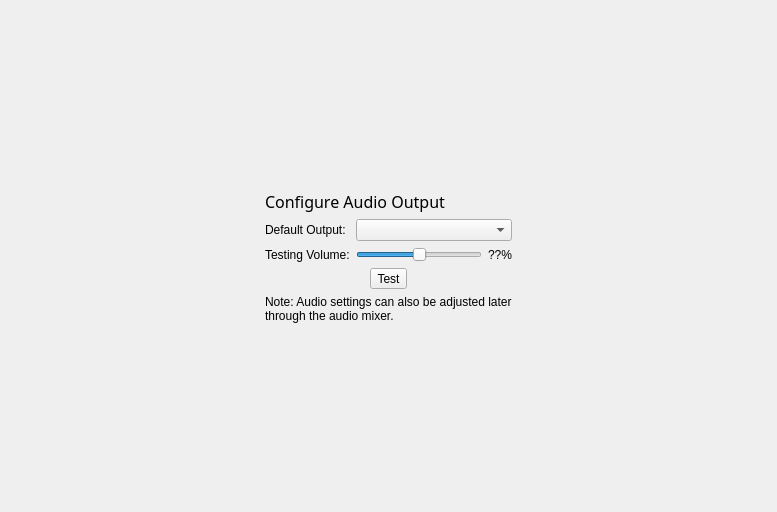
      <widget class="QWidget" name="Page_Audio">
       <layout class="QGridLayout" name="gridLayout_11">
        <item row="3" column="1">
         <layout class="QHBoxLayout" name="horizontalLayout_8">
          <item>
           <widget class="QToolButton" name="tool_testAudio">
            <property name="text">
             <string>Test</string>
            </property>
           </widget>
          </item>
         </layout>
        </item>
        <item row="5" column="1">
         <spacer name="verticalSpacer_8">
          <property name="orientation">
           <enum>Qt::Vertical</enum>
          </property>
          <property name="sizeType">
           <enum>QSizePolicy::Expanding</enum>
          </property>
          <property name="sizeHint" stdset="0">
           <size>
            <width>20</width>
            <height>178</height>
           </size>
          </property>
         </spacer>
        </item>
        <item row="2" column="2">
         <spacer name="horizontalSpacer_28">
          <property name="orientation">
           <enum>Qt::Horizontal</enum>
          </property>
          <property name="sizeType">
           <enum>QSizePolicy::Expanding</enum>
          </property>
          <property name="sizeHint" stdset="0">
           <size>
            <width>254</width>
            <height>20</height>
           </size>
          </property>
         </spacer>
        </item>
        <item row="2" column="1">
         <layout class="QFormLayout" name="formLayout_3">
          <property name="fieldGrowthPolicy">
           <enum>QFormLayout::AllNonFixedFieldsGrow</enum>
          </property>
          <item row="0" column="0">
           <widget class="QLabel" name="label_29">
            <property name="text">
             <string>Default Output:</string>
            </property>
           </widget>
          </item>
          <item row="0" column="1">
           <widget class="QComboBox" name="combo_audiodevice"/>
          </item>
          <item row="1" column="0">
           <widget class="QLabel" name="label_30">
            <property name="text">
             <string>Testing Volume:</string>
            </property>
           </widget>
          </item>
          <item row="1" column="1">
           <layout class="QHBoxLayout" name="horizontalLayout_9">
            <item>
             <widget class="QSlider" name="slider_volume">
              <property name="maximum">
               <number>100</number>
              </property>
              <property name="value">
               <number>50</number>
              </property>
              <property name="orientation">
               <enum>Qt::Horizontal</enum>
              </property>
             </widget>
            </item>
            <item>
             <widget class="QLabel" name="label_volume">
              <property name="sizePolicy">
               <sizepolicy hsizetype="Minimum" vsizetype="Preferred">
                <horstretch>0</horstretch>
                <verstretch>0</verstretch>
               </sizepolicy>
              </property>
              <property name="text">
               <string notr="true">??%</string>
              </property>
             </widget>
            </item>
           </layout>
          </item>
         </layout>
        </item>
        <item row="2" column="0">
         <spacer name="horizontalSpacer_27">
          <property name="orientation">
           <enum>Qt::Horizontal</enum>
          </property>
          <property name="sizeType">
           <enum>QSizePolicy::Expanding</enum>
          </property>
          <property name="sizeHint" stdset="0">
           <size>
            <width>254</width>
            <height>20</height>
           </size>
          </property>
         </spacer>
        </item>
        <item row="1" column="1">
         <widget class="QLabel" name="label_27">
          <property name="font">
           <font>
            <family>Noto Sans</family>
            <pointsize>12</pointsize>
           </font>
          </property>
          <property name="text">
           <string>Configure Audio Output</string>
          </property>
         </widget>
        </item>
        <item row="0" column="1">
         <spacer name="verticalSpacer_3">
          <property name="orientation">
           <enum>Qt::Vertical</enum>
          </property>
          <property name="sizeType">
           <enum>QSizePolicy::Expanding</enum>
          </property>
          <property name="sizeHint" stdset="0">
           <size>
            <width>20</width>
            <height>179</height>
           </size>
          </property>
         </spacer>
        </item>
        <item row="4" column="1">
         <widget class="QLabel" name="label_28">
          <property name="text">
           <string>Note: Audio settings can also be adjusted later through the audio mixer.</string>
          </property>
          <property name="wordWrap">
           <bool>true</bool>
          </property>
         </widget>
        </item>
       </layout>
      </widget>
